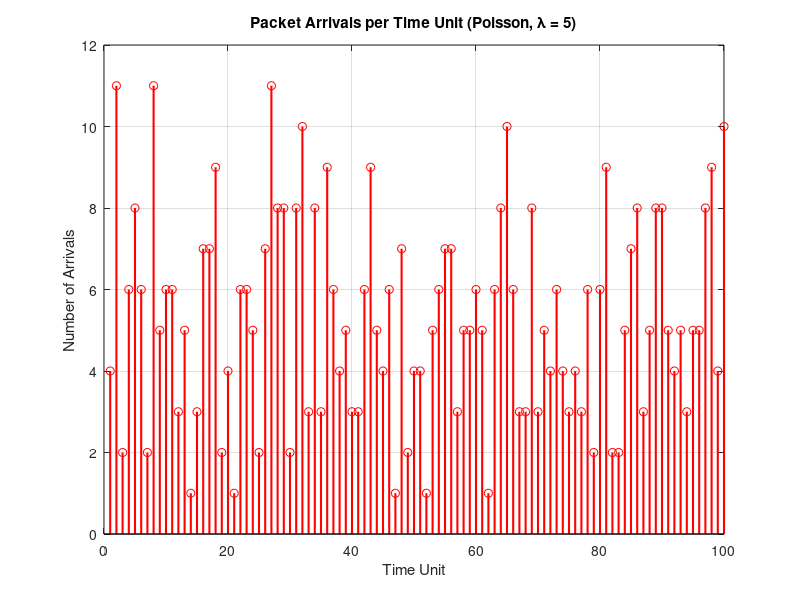

Recreate this plot in MATLAB.
clc;
clear;
close all;

lambda = 5;
T = 100;

arrivals = zeros(1,T);
for i = 1:T
    L = exp(-lambda);
    k = 0;
    p = 1;
    while p > L
        k = k + 1;
        p = p * rand;
    end
    arrivals(i) = k - 1;
end

figure;
stem(1:T, arrivals, 'r','LineWidth',1.5);
xlabel('Time Unit');
ylabel('Number of Arrivals');
title(sprintf('Packet Arrivals per Time Unit (Poisson, \\lambda = %d)', lambda));
grid on;

avg_arrival = mean(arrivals);
var_arrival = var(arrivals);

fprintf('Average arrivals per unit time: %.2f\n', avg_arrival);
fprintf('Variance of arrivals: %.2f\n', var_arrival);
